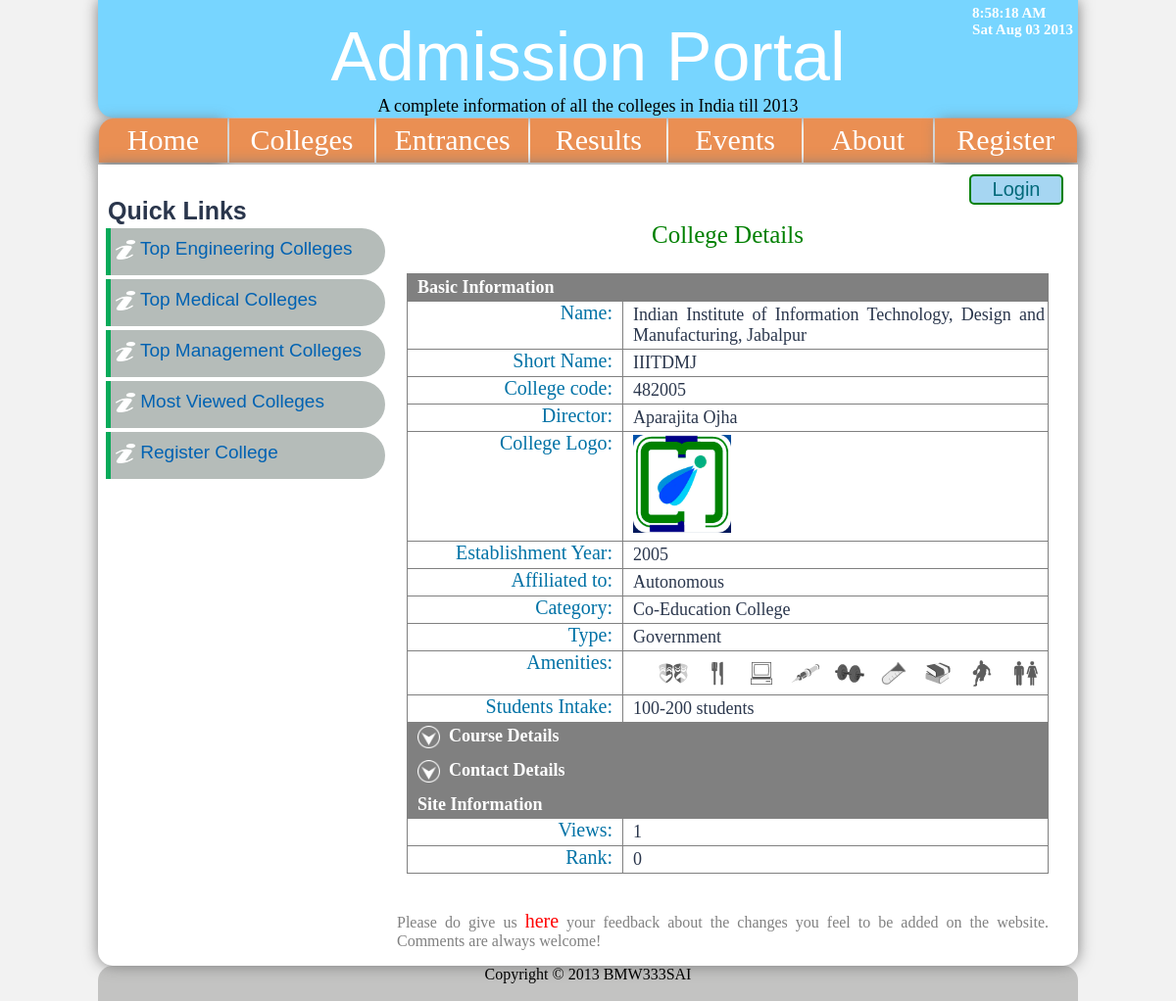
The app's page /view_college.php?c1=APIIITDMJ23062013170118 with its own data.
### tables this page shows
CREATE TABLE `college_info` (
  `name` text NOT NULL,
  `ap_id` varchar(30) NOT NULL,
  `engineering` int(1) NOT NULL default '0',
  `medical` int(1) NOT NULL default '0',
  `management` int(1) NOT NULL default '0',
  `auditorium` int(1) NOT NULL default '0',
  `canteen` int(1) NOT NULL default '0',
  `computer_labs` int(1) NOT NULL default '0',
  `medical_facility` int(11) NOT NULL,
  `email` varchar(50) NOT NULL default '0',
  `gym` int(1) NOT NULL default '0',
  `laboratories` int(1) NOT NULL default '0',
  `library` int(1) NOT NULL default '0',
  `sports` int(1) NOT NULL default '0',
  `hostels` int(1) NOT NULL default '0',
  `intake` int(1) NOT NULL default '1',
  `address` varchar(300) NOT NULL,
  `city` text NOT NULL,
  `state` int(50) NOT NULL,
  `pincode` int(6) NOT NULL,
  `phone` text NOT NULL,
  `fax` text NOT NULL,
  `train` varchar(50) NOT NULL,
  `bus` varchar(50) NOT NULL,
  `website` varchar(50) NOT NULL,
  `year_of_opening` int(4) NOT NULL,
  `director` text NOT NULL,
  `rank` int(11) NOT NULL default '0',
  `views` int(11) NOT NULL default '0',
  `date_created` varchar(50) NOT NULL default '0',
  `date_modified` varchar(50) NOT NULL default '0',
  `shrt_name` varchar(30) NOT NULL,
  `coll_code` varchar(30) NOT NULL,
  `ap_rank` int(30) NOT NULL default '0',
  `last_login` varchar(50) NOT NULL,
  `last_logout` varchar(50) NOT NULL,
  `last_update` varchar(50) NOT NULL,
  `affiliated` varchar(100) NOT NULL,
  `type` varchar(50) NOT NULL,
  `category` varchar(50) NOT NULL,
  `status` varchar(50) NOT NULL default 'Pending',
  `password` varchar(32) NOT NULL,
  `eng_courses` varchar(1000) NOT NULL,
  `med_courses` varchar(1000) NOT NULL,
  `man_courses` varchar(1000) NOT NULL,
  `app_no` varchar(30) NOT NULL,
  `app_remarks` varchar(1000) NOT NULL,
  PRIMARY KEY  (`ap_id`),
  FULLTEXT KEY `name` (`name`),
  FULLTEXT KEY `eng_courses` (`eng_courses`),
  FULLTEXT KEY `address` (`address`,`med_courses`,`man_courses`)
);

### view_college.php (the view, shortened to what this page needs)
<?php
include("functions.php");
header_content();
?>
<?php
include("side_menu.php");
echo '<div id=article>';
echo '<div id=view_college>';
echo '<p class=success align=center >College Details</p>';
echo '<table name=college_view class=college_view cellspacing=10 cellpadding=3 border=1 >';
$select=mysql_query("SELECT * from college_info WHERE ap_id='$_GET[c1]' ");
while($row=mysql_fetch_array($select))
 {
  echo '<tr><td colspan=2 style="background-color:grey;color:white;"><b>Basic Information</b></td></tr>';
  echo '<tr><td class=left_e >Name:</td><td>'.$row[name].'</td></tr>';
  echo '<tr><td class=left_e >Short Name:</td><td>'.$row[shrt_name].'</td></tr>';
  echo '<tr><td class=left_e >College code:</td><td>'.$row[coll_code].'</td></tr>';
  echo '<tr><td class=left_e >Director:</td><td>'.$row[director].'</td></tr>';
  echo '<tr><td class=left_e >College Logo:</td><td><img width=100 height=100 src="logos/'.$row[ap_id].'.png" title='.$row[ap_id].' alt='.$row[ap_id].'/></td></tr>';
  echo '<tr><td class=left_e >Establishment Year:</td><td>'.$row[year_of_opening].'</td></tr>';
  echo '<tr><td class=left >Affiliated to:</td><td>'.$row[affiliated].'</td></tr>';
   echo '<tr><td class=left >Category:</td><td>'.$row[category].'</td></tr>';
   echo '<tr><td class=left >Type:</td><td>'.$row[type].'</td></tr>';
  echo '<tr><td class=left_e >Amenities:</td><td><table><tr><td>';
  if($row[auditorium])
   {
  echo '<td><label for="audit"><span id=auditorium title=AUDITORIUM></span></label></td>';
   }
  if($row[canteen])
   {
    echo '<td><label for="cant"><span id=canteen title="CANTEEN" ></span></label></td>';
   }
  if($row[computer_labs])
   {
    echo '<td><label for="comp"><span id=computerlabs title="COMPUTER LABS" ></span></label></td>';
   }
  if($row[medical_facility])
   {
    echo '<td><label for="med"><span id=medical title=MEDICAL ></span></label></td>';
   }
  if($row[gym])
   {
    echo '<td><label for="gm"><span id=gym title=GYM></span></label></td>';
   }
  if($row[laboratories])
   {
    echo '<td><label for="lab"><span id=laboratory title=LABORATORIES ></span></label></td>';
   }
  if($row[library])
   {
    echo '<td><label for="lib"><span id=library title=LIBRARY ></span></label></td>';
   }
  if($row[sports])
   {
    echo '<td><label for="spo"><span id=sports title=SPORTS ></span></label></td>';
   }
  if($row[hostels])
   {
    echo '<td><label for="host"><span id=hostel title=HOSTELS ></span></label></td>';
   }
   echo '</td></tr></table></td></tr>';
  echo '<tr><td class=left_e >Students Intake:</td><td>';
  if($row[intake]==90)
   {
    echo '10-100';
   }
   else if($row[intake]==100)
    echo '100-200';
	echo ' students</td></tr>';
  echo '<tr style="background-color:grey;color:white;" id=cou_plus ><td colspan=2 ><img src="images/down.png" id=cou_img height=23 width=23 />&nbsp;&nbsp;<b style="vertical-align:top;" >Course Details</b></td></tr>';
  echo '<tr style="background-color:grey;color:white;" id=con_plus ><td colspan=2 ><img src="images/down.png" id=con_img height=23 width=23 />&nbsp;&nbsp;<b style="vertical-align:top;" >Contact Details</b></td></tr>';
  echo '<tr><td colspan=2  style="background-color:grey;color:white;"><b>Site Information</b></td></tr>';
  echo '<tr><td class=left_e >Views:</td><td>'.$row[views].'</td></tr>';
  echo '<tr><td class=left_e >Rank:</td><td>'.$row[rank].'</td></tr>';
  echo '</div>';
 }
echo '</div><br />';
feedback();
echo '</div>';
?>
<?php
include("footer.php");
?>

### header.php (shortened to what this page needs)
<!DOCTYPE html
      PUBLIC "-//W3C//DTD HTML 4.01//EN"
      "http://www.w3.org/TR/html4/strict.dtd">
<?php
 echo '<html lang="en-US" ><body>';
 echo '<head>
  <link rel="shortcut icon" href="favicon.ico" type="image/x-icon">';
  echo "<link rel=stylesheet type=text/css href=css/style.css />";
 echo "</head>";
 echo '<div id=bd><div id=container ><div id="header" ><center></br><a href="index.php" >Admission Portal</a>
       </br><font size=4 >A complete information of all the colleges in India till 2013</font></center></div><span id=clock ><script>	var now = new Date(); document.write(now.toLocaleTimeString() + "<br />" + now.toDateString()); </script></span>';
?>
<?php
 include("top_menu.php");
  echo '<div id=page_container >
 <div id=content >';
?>

### top_menu.php
<?php
echo '<div id="top_menu" >
     <table cellspacing=0 >
	 <tr>
	 <td ><a id="first" href="index.php"  >Home</a></td>
	 <td ><a id="second" href="colleges.php">Colleges</a></td>
	 <td ><a id="third" href="entrances.php" >Entrances</a></td>
	 <td ><a id="fourth" href="results.php" >Results</a></td>
	 <td ><a id="fifth" href="events.php" >Events</a></td>
	 <td ><a id="sixth" href="about.php" >About</a></td>
	 <td ><a id="last" href="student_register.php" >Register</a></td>
	 </tr>
	 </table>
	 </div>';
?>

### functions.php (shortened to what this page needs)
<?php
function login_form($page_name)
{
 echo '<div align=right  ><span id=login_box style="position:absolute;right:0px;top:10px;" ><a href="javascript:void(0);" onclick="hide_show_login(0)" style="display:block;" >Login</a></span><form action='.$page_name.' method=post name=form_login id=login_form onsubmit="return(check_login())" >
 <div style="text-align:center;color:red;display:none;font-size: 15px;" id=login_error >Invalid username/password!!!</div>
 <label>Username: <input type=text maxlength=26 name=username required/></label><br />
 <label>Password: <input type=password maxlength=15 name=password onkeyup="validate_password(this,h_warning);"    required/></label><br /><span align=left id=h_warning style="color:red;display:none;font-size:15px;" >Invalid password</span><br />
 <center><input type=submit name=login_submit style="font-size:20px;color:blue;"  value=Submit />&nbsp;&nbsp;&nbsp;&nbsp;&nbsp;&nbsp;&nbsp;<input type=button style="font-size:20px;color:red;" name=close id=close_login onclick="hide_show_login(0)" value=Cancel /></center>
 </form>
</div>';
}
function header_content()
{
include("header.php");
$pageName = "http://".$_SERVER['HTTP_HOST'].$_SERVER['REQUEST_URI'];
   if(isset($_POST['logout']))
    {
	$tim=r_time_stamp(time());
	  	   mysql_query("UPDATE `college_info` SET last_logout='$tim' WHERE ap_id='$_SESSION[uid]' ");
		   mysql_query("UPDATE `users` SET last_logout='$tim' WHERE username='$_SESSION[uid]' ");
	  session_destroy();
	     login_form($pageName);
	}
  else if(isset($_SESSION['uid']))
	  {
	   logout_form();
	  }
 else
  {
	     login_form($pageName);
  }
}
function feedback()
{
echo '<p class=note >Please do give us <a href="feedback.php" target=_blank title=feedback style="color:red;font-size: 20px;">here</a> your feedback about the changes you feel to be added on the website. Comments are always welcome!</p>';
}
?>

### side_menu.php
<?php
echo '</br>
<div id="side_menu" ><font style="font-weight:bold;padding-left:5px;font-size:25px;">Quick Links</font>
<table>
<tr ><td><a href="top_colleges.php?stream=engineering" target=_blank id=t_eng ><img src="images/side_menu_select.png"                      align="center" /> Top Engineering Colleges</a></td></tr>
<tr><td><a href="top_colleges.php?stream=medical"  target=_blank id=t_med ><img src="images/side_menu_select.png"                      align="center" /> Top Medical Colleges</a></td></tr>
<tr><td><a href="top_colleges.php?stream=management"  target=_blank id=t_man ><img src="images/side_menu_select.png"                      align="center" /> Top Management Colleges</a></td></tr>
<tr><td><a href="top_colleges.php?stream=most_viewed"  target=_blank id=most_viewed ><img src="images/side_menu_select.png"                      align="center" />  Most Viewed Colleges</a></td></tr>
<tr><td><a href="coll_register.php"  target=_blank  ><img src="images/side_menu_select.png"                      align="center" />  Register College</a></td></tr>
</table><br /></div>';
?>

### footer.php
<?php
 echo "</div></div>";
  echo '<div id="footer" ><center>Copyright © 2013 BMW333SAI</center><br /></div></div></div>';
  echo "</body></html>";
?>

### css/style.css (style rules this page uses)
body { font-family: "Times New Roman"; background-color: #f2f2f2; color: black; }
a,a:hover,a:active,a:focus { margin:0; text-decoration: none; }
table.college_view { border-collapse: collapse; }
#bd { width: 100%; height: 100%; top: 0; left: 0; z-index:-100; }
#container { width: 1000px; margin: 0 auto; position: relative; z-index: 900; }
#header { height: 120px; width: 1000px; margin: -8px auto; border-radius: 0 0 15px 15px; background-color: #77d5ff; box-shadow: 0 0 15px #7d7d7d; }
#header a { font-size: 70px; font-family: Arial; color: white; }
#top_menu { width: 1000px; height: 40px; margin: 8px auto; border-radius: 15px 15px 0 0; }
#top_menu td { width: 200px; }
#top_menu a { display: block; height: 40px; padding: 5px 0 0 0; font-size: 30px; background-color: #ea8f53; color: white; text-align: center; }
#first { border-radius: 15px 0 0 0; box-shadow: -4px 3px 15px 0 #7d7d7d; }
#second, #third, #fourth, #last { border-left: 0px solid white; }
#last { border-radius: 0 15px 0 0; box-shadow: 4px 3px 15px 0 #7d7d7d; }
#side_menu { width: 300px; float: left; font-family: Arial; }
#side_menu a { width: 270px; border-left: 5px solid #08aa59; padding: 10px 5px 5px 5px; display: block; height: 33px; background: #b5bcb9; border-radius: 0 35px 35px 0; font-size: 19px; color: #0062b2; }
#page_container { font-family: Arial, Helvetica, sans-serif; width: 1000px; margin: 0 auto; border-radius: 0 0 15px 15px; background-color: white; color: #232323; box-shadow: 0 0 15px 0px #7d7d7d; float: left; }
#content { width: 980px; color: #2a364c; font-family: Georgia, Arial, Helvetica, sans-serif; padding: 10px 0 0px 5px; font-size: 20px; position: relative; }
#article,#main_article { text-align: justify; width: 665px; float: left; }
#about,#article { font-family: Georgia; font-size: 18px; }
.left,.left_e { font-size: 20px; padding: 0 10px 0 0; color: #0072a6; text-align: right; vertical-align: top; width: 300px; }
#auditorium, #canteen, #computerlabs, #gym, #hostel, #laboratory, #library, #medical, #sports { display: block; width: 32px; height: 32px; }
#auditorium { background: url("../images/amenities.png") 0px 0px no-repeat; }
#canteen { background: url("../images/amenities.png") 0px -42px no-repeat; }
#computerlabs { background: url("../images/amenities.png") 0px -84px no-repeat; }
#gym { background: url("../images/amenities.png") 0px -126px no-repeat; }
#hostel { background: url("../images/amenities.png") 0px -168px no-repeat; }
#laboratory { background: url("../images/amenities.png") 0px -210px no-repeat; }
#library { background: url("../images/amenities.png") 0px -252px no-repeat; }
#medical { background: url("../images/amenities.png") 0px -294px no-repeat; }
#sports { background: url("../images/amenities.png") 0px -336px no-repeat; }
.success { color: green; font-size: 25px; }
.note { font-size: 16px; color: grey; }
.left_e { width: 200px; }
#view_college { margin-left: 10px; }
#login_box { padding: 2px 6px; width: 80px; text-align: center; background-color: #a6d6f2; border-radius: 5px; border: 2px solid green; }
#login_box a { color: #00697a; }
#clock { position: absolute; top: 5px; right: 5px; font-weight: bold; color: white; font-size: 15px; }
#footer { clear: both; width: 1000px; background-color: #c3c3c2; margin: -10px auto; border-radius: 15px 15px 0 0; color: black; }

### records on screen
college_info: name "Indian Institute of Information Technology, Design and Manufacturing, Jabalpur", shrt_name "IIITDMJ", coll_code "482005", director "Aparajita Ojha", ap_id (picture), year_of_opening "2005", affiliated "Autonomous", category "Co-Education College", type "Government", auditorium 1 (drawn), canteen 1 (drawn), computer_labs 1 (drawn), medical_facility 1 (drawn), gym 1 (drawn), laboratories 1 (drawn), library 1 (drawn), sports 1 (drawn), hostels 1 (drawn), intake "100-200", views "1", rank "0"
